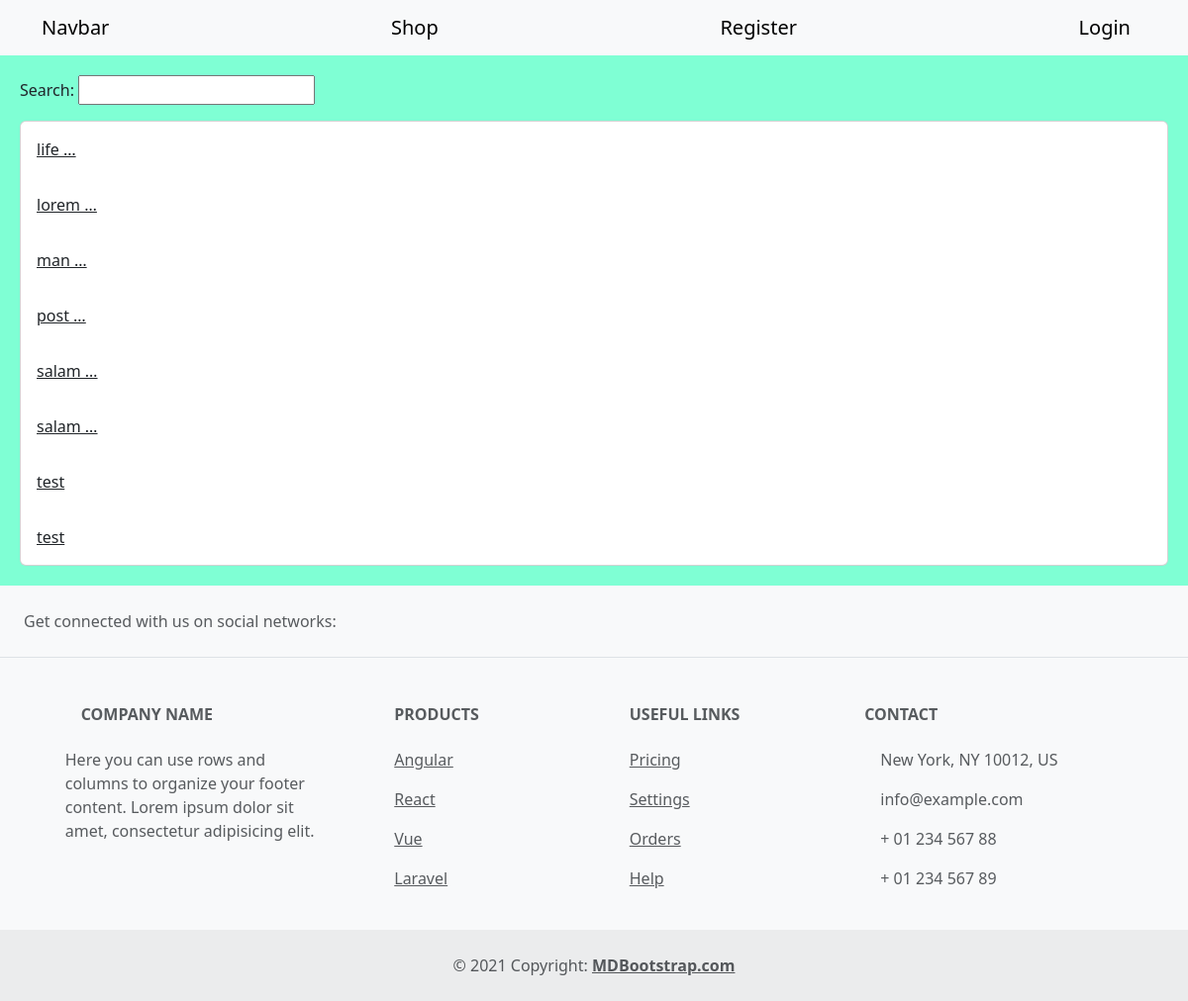
The page / on the database its author committed.
### home/models.py (models this page shows, shortened)
class Post(models.Model):
    user = models.ForeignKey(User, on_delete=models.CASCADE, related_name='posts')
    body = models.TextField()
    slug = models.SlugField()
    created = models.DateField(auto_now_add=True)
    update = models.DateField(auto_now=True)
    class Meta:
        ordering = ('body',)
    def get_absolute_url(self):
        return reverse('home:post_detail', args=(self.id, self.slug))

### home/views.py (the view)
# urls.py: path('', views.HomeView.as_view(), name='home'),
class HomeView(ListView):
    form_class = PostSearchInput
    def get(self, request):
        posts = Post.objects.all()
        if request.GET.get('search'):
            posts = posts.filter(body__contains=request.GET['search'])
        return render(request, 'home/index.html', {'posts': posts, 'form': self.form_class})

### home/templates/home/index.html
{% extends 'base.html' %}
{% block content %}
    <form action="" method="get">
    {{ form.as_p }}
    </form>
<div class="card">
{% for post in posts %}
<a class="card-body" href="{{ post.get_absolute_url }}">{{ post.body|truncatewords:1}}</a>
{% endfor %}
</div>
{% endblock %}

### rows shown on the page
Post: body "life …"
Post: body "lorem …"
Post: body "man …"
Post: body "post …"
Post: body "salam …"
Post: body "salam …"
Post: body "test"
Post: body "test"
